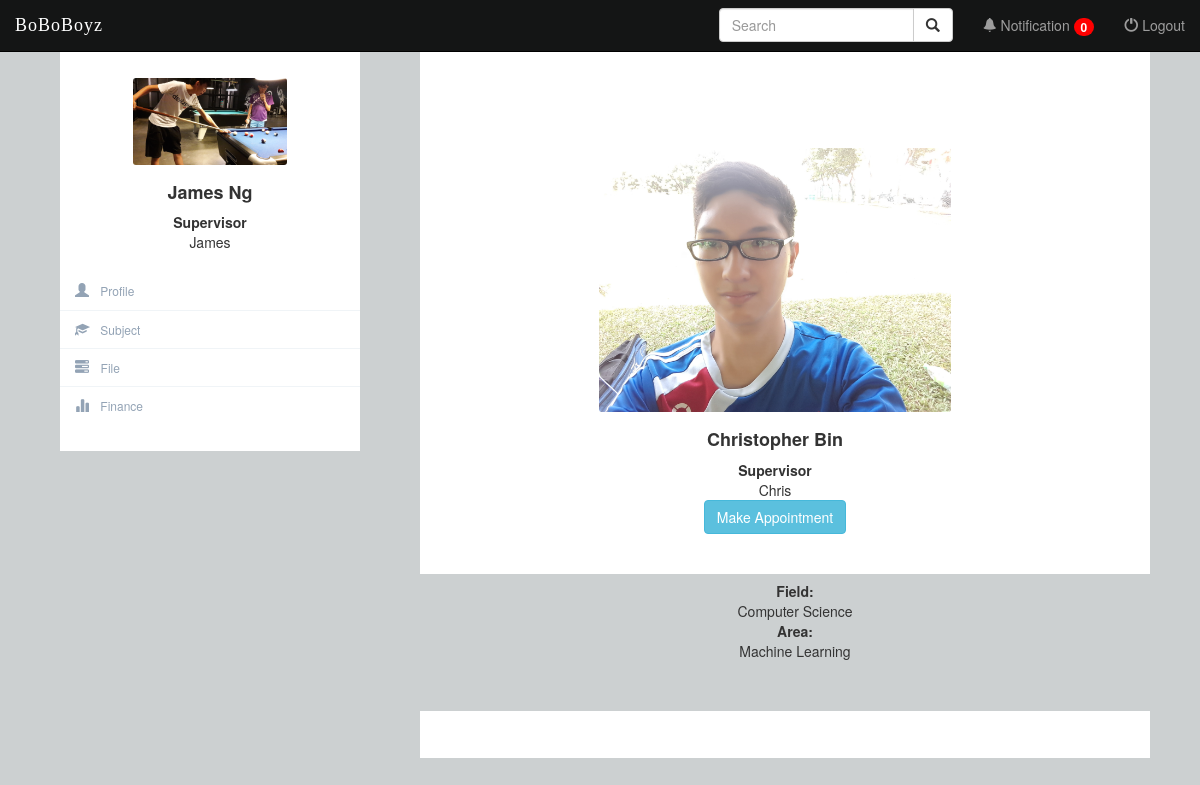
/profile/Chris/ (signed in), run on the app's committed database.
### Profile/models.py (models this page shows, shortened)
class BaseProfile(models.Model):
    USER_TYPES = (
        ('Admin', 'Admin'),
        ('Supervisor', 'Supervisor'),
        ('Student', 'Student'),
    )
    GENDERS = (
        ('Female', 'Female'),
        ('Male', 'Male'),
    )
    user = models.OneToOneField(settings.AUTH_USER_MODEL, primary_key=True)
    user_dob = models.DateField(null=True, blank=True, verbose_name="Date of Birth")
    user_gender = models.CharField(choices=GENDERS, verbose_name="Gender", max_length=6)
    user_address = models.TextField(max_length=500, verbose_name="Address")
    user_photo = models.FileField(default="", verbose_name="Profile Picture", null=True, blank=True)
    user_type = models.CharField(choices=USER_TYPES, verbose_name="User Type", max_length=10)
    user_area = models.ForeignKey(Area, blank=True, null=True, on_delete=models.CASCADE, verbose_name="Area")
    class Meta:
        abstract = True

class Students(models.Model):
    STUDENT_TYPE = (
        ('By Research', 'By Research'),
        ('By Coursework', 'By Coursework'),
    )
    STATUS = (
        ('Active', 'Active'),
        ('Terminated', 'Terminated'),
        ('Graduated', 'Graduated'),
    )
    PROGRESS = (
        ('None', 'None'),
        ('Proposal Defense', 'Proposal Defense'),
        ('Work Completion Seminar', 'Work Completion Seminar'),
        ('Thesis Examination', 'Thesis Examination'),
        ('Viva Voce', 'Viva Voce'),
        ('Completed', 'Completed'),
    )
    user_status = models.CharField(choices=STATUS, verbose_name="Academic Status", default='Active', max_length=10)
    user_feesOwed = models.DecimalField(verbose_name="Outstanding Payment", max_digits=7,decimal_places=2,default=0)
    stud_type = models.CharField(choices=STUDENT_TYPE, verbose_name="Student Type", blank=True, null=True, max_length=13)
    br_title = models.CharField(max_length=100, verbose_name="Research Title", unique=True, null=True, blank=True)
    br_progress = models.CharField(choices=PROGRESS, verbose_name="Research Progress", default='None', max_length=23)
    bc_cgpa = MinMaxFloat(min_value=0.0, max_value=4.0, verbose_name="CGPA", default=0.0)
    class Meta:
        abstract = True

class Supervisor(models.Model):
    class Meta:
        abstract = True

class Profile(BaseProfile, Students, Supervisor):
    pass

class Area(models.Model):
    a_name = models.CharField(max_length=500, verbose_name="Area Name")
    a_field = models.ForeignKey(Field, on_delete=models.CASCADE)

class Field(models.Model):
    f_name = models.CharField(max_length=500, verbose_name="Field Name")

### Profile/views.py (the view, shortened to what this page needs)
# urls.py: url(r'^profile/(?P<username>\w+)/$', views.profile, name='profile'),
def profile(request, username):
    if not request.user.is_authenticated():
        return render(request, 'Profile/login.html')
    else:
        profile = Profile.objects.get(pk=request.user.id)
        target_profile = Profile.objects.get(user__username=username)
        try:
            application = Application.objects.get(app_student=request.user.id)
        except Application.DoesNotExist:
            application = None
        all_profiles = Profile.objects.all().filter(
            Q(user_type="Supervisor") | Q(user_type="Student")
        ).distinct()
        query = request.GET.get("q")
        if profile.user_type == 'Supervisor':
            approved_app = Appointment.objects.filter(lecID=profile.user)
        else:
            approved_app = Appointment.objects.filter(Q(stuID=profile.user) | Q(status="Pending"))
        if profile.user_type == 'Supervisor':
            approved_app = Appointment.objects.filter(lecID=profile.user)
            form = ProgressForm(request.POST or None)
            try:
                application = Application.objects.get(app_student=request.user.id)
            except Application.DoesNotExist:
                application = None
                approved_app = Appointment.objects.filter(Q(stuID=profile.user) | Q(status="Pending"))
            if request.POST:
                if form.is_valid():
                    progress = form.cleaned_data.get("br_progress")
                    target_profile.br_progress = progress
                    target_profile.save()
            if request.POST.get("reject"):
                appointmentID = request.POST.get('appointment_id', False)
                app = Appointment.objects.get(pk=appointmentID)
                app.status = "Reject"
                app.save()
            elif request.POST.get("accept"):
                appointmentID = request.POST.get('appointment_id', False)
                app = Appointment.objects.get(pk=appointmentID)
                app.status = "Approve"
                app.save()
            return render(request, 'Profile/profile_supervisor.html', {'form': form, 'profile': profile, 'target_profile': target_profile, 'approved_app': approved_app,})
        return render(request, 'Profile/profile_student.html', {'profile': profile, 'target_profile': target_profile, 'application': application, 'approved_app': approved_app,})

### Profile/forms.py
class ProgressForm(forms.ModelForm):
    class Meta:
        model = Profile
        fields = ['br_progress', ]

### Profile/templates/Profile/profile_supervisor.html (shortened to what this page needs)
{% extends 'Profile/side_bar.html' %}
{% block content %}
{% load staticfiles %}
<link rel="stylesheet" type="text/css" href="{% static 'Profile/css/progress-bar.css' %}" />
<div class="profile-content-head">
    <div class="profile-content-head">
        <div class="profile-userpic">
            <center>
                <button type="button" class="btn btn-userpic">
                    {% if target_profile.user_photo %}
                        <img src="{{ target_profile.user_photo.url }}" class="img-responsive" alt="">
                    {% else %}
                        <img src="{% static 'Profile/image/default.png' %}" class="img-responsive" alt="">
                    {% endif %}
                </button>
            </center>
        </div>
        <div class="profile-usertitle">
            <h4><strong>{{ target_profile.user.first_name }} {{ target_profile.user.last_name }}</strong></h4>
            <div>
                <strong>
                    {% if target_profile.user_type == 'Student' %}
                        {% if target_profile.stud_type == 'By Research' %}
                            Research Student
                        {% elif target_profile.stud_type == 'By Coursework'%}
                            Coursework Student
                        {% endif %}
                    {% else %}
                        {{ target_profile.user_type }}
                    {% endif %}
                </strong>
            </div>
            <div>
                {{ target_profile.user.username }}
                <div>
                    {% if target_profile.user_type == 'Supervisor' %}
                        <button type="button" class="btn btn-info">Make Appointment</button>
                    {% endif %}
                </div>
            </div>
        </div>
    </div>
</div>
<div>
    <div class="profile-usertitle">
        {% if target_profile.user_type == 'Supervisor' or target_profile.stud_type == 'By Research' %}
            <div>
                <strong>Field:</strong>
            </div>
            <div>
                {{ target_profile.user_area.a_field.f_name }}
            </div>
            <div>
                <strong>Area:</strong>
            </div>
            <div>
                {{ target_profile.user_area.a_name }}
            </div>
        {% endif %}
    </div>
    <div class="profile-content-head">
    </div>
</div>
{% endblock %}

### Profile/templates/Profile/side_bar.html (shortened to what this page needs)
{% extends 'Profile/navigation_bar.html' %}
{% block body %}
{% load staticfiles %}
<div class="container-fluid">
	<div class="row profile">
		<div class="col-md-4 col-sm-4 hidden-xs ">
			<div class="profile-sidebar col-md-3 col-sm-3" id="profile-sidebar">
				<div class="profile-userpic">
					<center>
						<button type="button" class="btn btn-userpic">
							{% if profile.user_photo %}
								<img src="{{ profile.user_photo.url }}" class="img-responsive" alt="">
							{% else %}
								<img src="{% static 'Profile/image/default.png' %}" class="img-responsive" alt="">
							{% endif %}
						</button>
					</center>
				</div>
				<div class="profile-usertitle">
					<h4><strong>{{ profile.user.first_name }} {{ profile.user.last_name }}</strong></h4>
					<div>
						<strong>
							{% if profile.user_type == 'Student' %}
								{% if profile.stud_type == 'By Research' %}
									Research Student
								{% elif profile.stud_type == 'By Coursework'%}
									Coursework Student
								{% endif %}
							{% else %}
								{{ profile.user_type }}
							{% endif %}
						</strong>
					</div>
					<div>
						{{ profile.user.username }}
					</div>
				</div>
				<div class="profile-usermenu">
					<ul class = "nav navbar-fixed-left">
						<li {% if request.resolver_match.url_name == 'home' %}class="active"{% endif %}>
							<a href="{% url 'Profile:home' %}">
							<span class= "glyphicon glyphicon-user"></span>
							Profile</a>
						</li>
						<li {% if request.resolver_match.url_name == 'subject' %}class="active"{% endif %}>
							<a href="{% url 'subject:subject' %}">
							<span class= "glyphicon glyphicon-education"></span>
							Subject</a>
						</li>
						<li {% if request.resolver_match.url_name == 'file' %}class="active"{% endif %}>
							<a href="{% url 'file:file' %}">
							<span class= "glyphicon glyphicon-tasks"></span>
							File</a>
						</li>
						<li  {% if request.resolver_match.url_name == 'account' %}class="active"{% endif %}>
							<a href="{% url 'Transaction:account' %}">
							<span class= "glyphicon glyphicon-stats"></span>
							Finance</a>
						</li>
					</ul>
				</div>
			</div>
		</div>
		<div class="col-md-8 col-sm-8 col-xs-12">
			{% block content %}
			{% endblock %}
		</div>
	</div>
</div>
{% endblock %}

### Profile/static/Profile/css/navbar.css (style rules this page uses)
.profile { margin:1px 0; }
.profile-sidebar { padding: 20px 0 10px 0; background:white; margin-top:50px; margin-left:30px; min-width: 200px; min-height: 400px; }
.profile-userpic img { float: none; margin:0 auto; width:100%; height:100%; border-radius:3px; }
.profile-usertitle { text-align:center; margin-top:7px; }
.profile-usermenu { margin-top:20px; }
.profile ul li { border-bottom:1px solid #f0f4f7; }
.profile ul li:last-child { border-bottom: none; }
.profile ul li a { color:#93a3b5; font-size:12px; font-weight:400; }
.profile ul li a span { margin-right:8px; font-size:14px; }
.profile-content-head { margin-top:50px; background:#fff; min-height:580px auto; margin-right:20px; padding :20px; }
.btn-userpic { background-color: rgba(255,255,255,0); border: 1px solid rgba(255,255,255,0); height:75%; width:60%; }

### data on the page
Profile: user_photo (picture), user.first_name "James", user.last_name "Ng", user_type "Supervisor", user.username "James"
Profile: user_photo (picture), user.first_name "Christopher", user.last_name "Bin", user_type "Supervisor", user.username "Chris", user_area.a_field.f_name "Computer Science", user_area.a_name "Machine Learning"

### other printed values
{{ approved_app.count }} "0"
